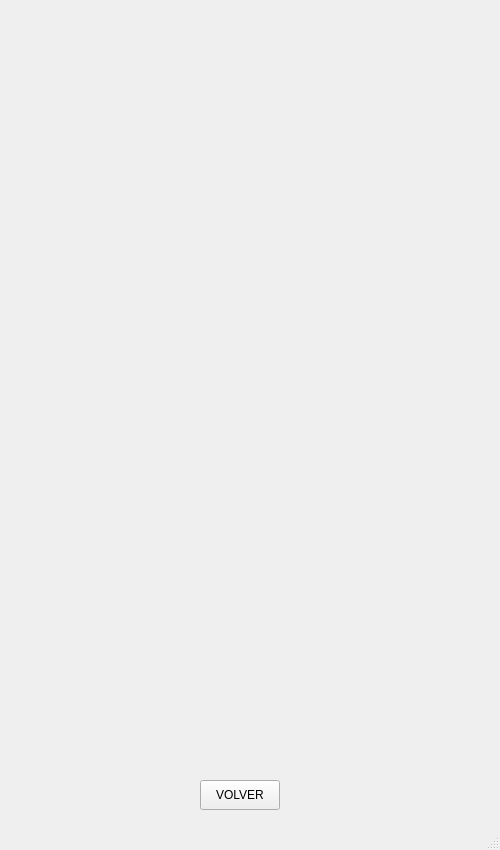
<?xml version="1.0" encoding="UTF-8"?>
<ui version="4.0">
 <class>Detalles</class>
 <widget class="QMainWindow" name="Detalles">
  <property name="geometry">
   <rect>
    <x>0</x>
    <y>0</y>
    <width>500</width>
    <height>850</height>
   </rect>
  </property>
  <property name="windowTitle">
   <string>MainWindow</string>
  </property>
  <widget class="QWidget" name="centralwidget">
   <widget class="QLabel" name="lbl_logo_marca">
    <property name="geometry">
     <rect>
      <x>30</x>
      <y>40</y>
      <width>150</width>
      <height>150</height>
     </rect>
    </property>
    <property name="text">
     <string/>
    </property>
    <property name="scaledContents">
     <bool>true</bool>
    </property>
   </widget>
   <widget class="QLabel" name="lbl_marca">
    <property name="geometry">
     <rect>
      <x>210</x>
      <y>50</y>
      <width>231</width>
      <height>30</height>
     </rect>
    </property>
    <property name="font">
     <font>
      <family>Verdana</family>
      <pointsize>20</pointsize>
      <weight>75</weight>
      <italic>true</italic>
      <bold>true</bold>
     </font>
    </property>
    <property name="text">
     <string/>
    </property>
    <property name="alignment">
     <set>Qt::AlignCenter</set>
    </property>
   </widget>
   <widget class="QLabel" name="lbl_tipo">
    <property name="geometry">
     <rect>
      <x>210</x>
      <y>130</y>
      <width>231</width>
      <height>30</height>
     </rect>
    </property>
    <property name="font">
     <font>
      <family>Verdana</family>
      <pointsize>18</pointsize>
      <weight>50</weight>
      <italic>true</italic>
      <bold>false</bold>
     </font>
    </property>
    <property name="text">
     <string/>
    </property>
   </widget>
   <widget class="QLabel" name="lbl_imagen">
    <property name="geometry">
     <rect>
      <x>80</x>
      <y>220</y>
      <width>320</width>
      <height>420</height>
     </rect>
    </property>
    <property name="text">
     <string/>
    </property>
    <property name="scaledContents">
     <bool>true</bool>
    </property>
   </widget>
   <widget class="QLabel" name="lbl_modelo">
    <property name="geometry">
     <rect>
      <x>40</x>
      <y>660</y>
      <width>410</width>
      <height>30</height>
     </rect>
    </property>
    <property name="font">
     <font>
      <family>Verdana</family>
      <pointsize>18</pointsize>
      <weight>50</weight>
      <italic>true</italic>
      <bold>false</bold>
     </font>
    </property>
    <property name="text">
     <string/>
    </property>
    <property name="alignment">
     <set>Qt::AlignCenter</set>
    </property>
   </widget>
   <widget class="QLabel" name="lbl_precio">
    <property name="geometry">
     <rect>
      <x>229</x>
      <y>710</y>
      <width>171</width>
      <height>51</height>
     </rect>
    </property>
    <property name="font">
     <font>
      <family>Verdana</family>
      <pointsize>20</pointsize>
      <weight>75</weight>
      <italic>true</italic>
      <bold>true</bold>
     </font>
    </property>
    <property name="text">
     <string/>
    </property>
    <property name="alignment">
     <set>Qt::AlignRight|Qt::AlignTrailing|Qt::AlignVCenter</set>
    </property>
    <property name="margin">
     <number>6</number>
    </property>
    <property name="indent">
     <number>4</number>
    </property>
   </widget>
   <widget class="QPushButton" name="btn_volver">
    <property name="geometry">
     <rect>
      <x>200</x>
      <y>780</y>
      <width>80</width>
      <height>30</height>
     </rect>
    </property>
    <property name="toolTip">
     <string>Volver a la tabla de productos</string>
    </property>
    <property name="text">
     <string>VOLVER</string>
    </property>
   </widget>
  </widget>
  <widget class="QStatusBar" name="statusbar"/>
 </widget>
 <resources/>
 <connections/>
</ui>
